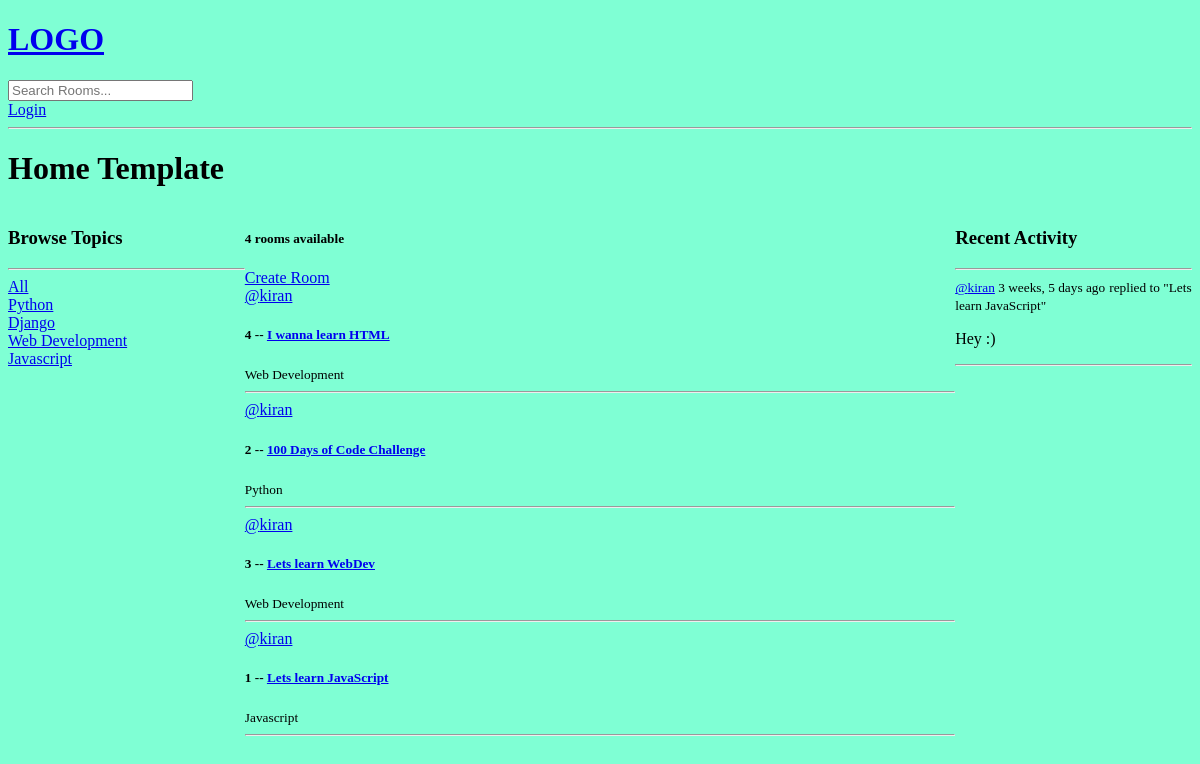
/, run on an earlier commit of the app's database.
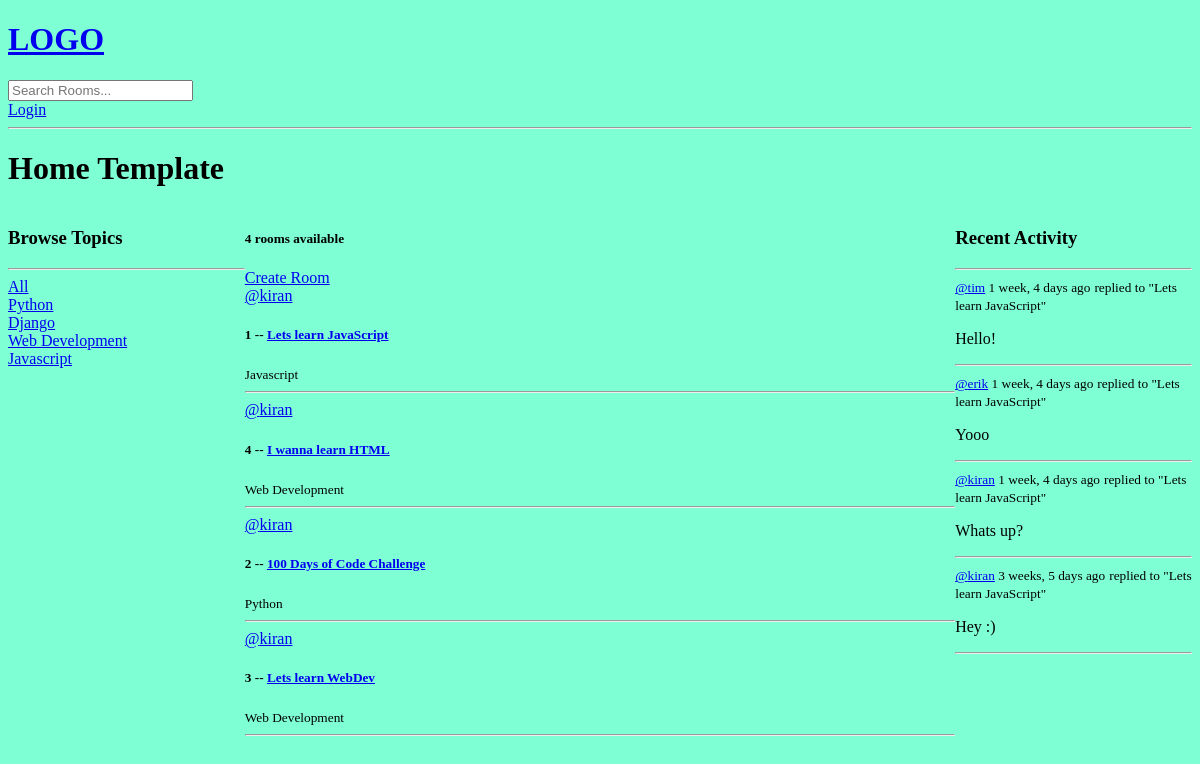
And on a later commit of the database.
### base/models.py (models this page shows, shortened)
class Topic(models.Model):
    name = models.CharField(max_length=200)

class Room(models.Model):
    host = models.ForeignKey(User, on_delete=models.SET_NULL, null=True)
    topic = models.ForeignKey(Topic, on_delete=models.SET_NULL, null=True)
    name = models.CharField(max_length=200)
    description = models.TextField(null=True, blank=True)
    participants = models.ManyToManyField(User, related_name='participants', blank=True)
    updated = models.DateTimeField(auto_now=True)
    created = models.DateTimeField(auto_now_add=True)
    class Meta:
        ordering = ['-updated','-created']
    def __str__(self):
        return self.name

class Message(models.Model):
    user = models.ForeignKey(User, on_delete=models.CASCADE)
    room = models.ForeignKey(Room, on_delete=models.CASCADE)
    body = models.TextField()
    updated = models.DateTimeField(auto_now=True)
    created = models.DateTimeField(auto_now_add=True)
    class Meta:
        ordering = ['-updated','-created']
    def __str__(self):
        return self.body[0:50]

### base/views.py (the view)
# urls.py: path('', views.home, name="home"),
def home(request):
    q = request.GET.get('q') if request.GET.get('q') != None else ''
    rooms = Room.objects.filter(
    Q(topic__name__icontains=q) |
    Q(name__icontains=q) |
    Q(description__icontains=q)
    )
    topics = Topic.objects.all()
    room_count = rooms.count()
    room_messages = Message.objects.filter(Q(room__topic__name__icontains=q))
    context = {'rooms':rooms, 'topics': topics, 'room_count': room_count, 'room_messages':room_messages}
    return render(request, 'base/home.html', context)

### base/templates/base/home.html (shortened to what this page needs)
{% extends 'main.html' %}
{% block content %}
<h1> Home Template</h1>
<div class="home-container">
    <div>
        {% include 'base/topics_component.html' %}
    </div>
    <div>
        <h5>{{room_count}} rooms available</h5>
        <a href="{% url 'create-room' %}">Create Room</a>
        {% include 'base/feed_component.html' %}
</div>
<div>
    {% include 'base/activity_component.html' %}
</div>
</div>
{% endblock content %}

### base/templates/base/topics_component.html
<h3>Browse Topics</h3>
<hr>
<div>
    <a href="{% url 'home' %}">All</a>
</div>
{% for topic in topics %}
    <div>
        <a href="{% url 'home' %}?q={{topic.name}}">{{topic.name}}</a>
    </div>
{% endfor %}

### base/templates/base/feed_component.html (shortened to what this page needs)
<div>
    {% for room in rooms%}
        <div>
            <a href="{% url 'user-profile' room.host.id %}">@{{room.host.username}}</a>
            <h5>{{room.id}} -- <a href ="{% url 'room' room.id %}">{{room.name}}</a></h5>
            <small>{{room.topic.name}}</small>
            <hr>
        </div>
    {% endfor %}
</div>

### base/templates/base/activity_component.html (shortened to what this page needs)
<h3>Recent Activity</h3>
    <hr>
    {% for message in room_messages %}
        <div>
            <small><a href="{% url 'user-profile' message.user.id %}">@{{message.user}}</a>  {{message.created|timesince}} ago</small>
            <small>replied to "{{message.room}}"</small>
            <p>{{message}}</p>
            <hr>
        </div>
    {% endfor %}

What changed in the data, as far as the page shows it:
changed Room "Lets learn JavaScript": moves up the list
added Message: user "tim", created "1 week, 4 days", room "Lets learn JavaScript", body "Hello!"
added Message: user "erik", created "1 week, 4 days", room "Lets learn JavaScript", body "Yooo"
added Message: user "kiran", created "1 week, 4 days", room "Lets learn JavaScript", body "Whats up?"
